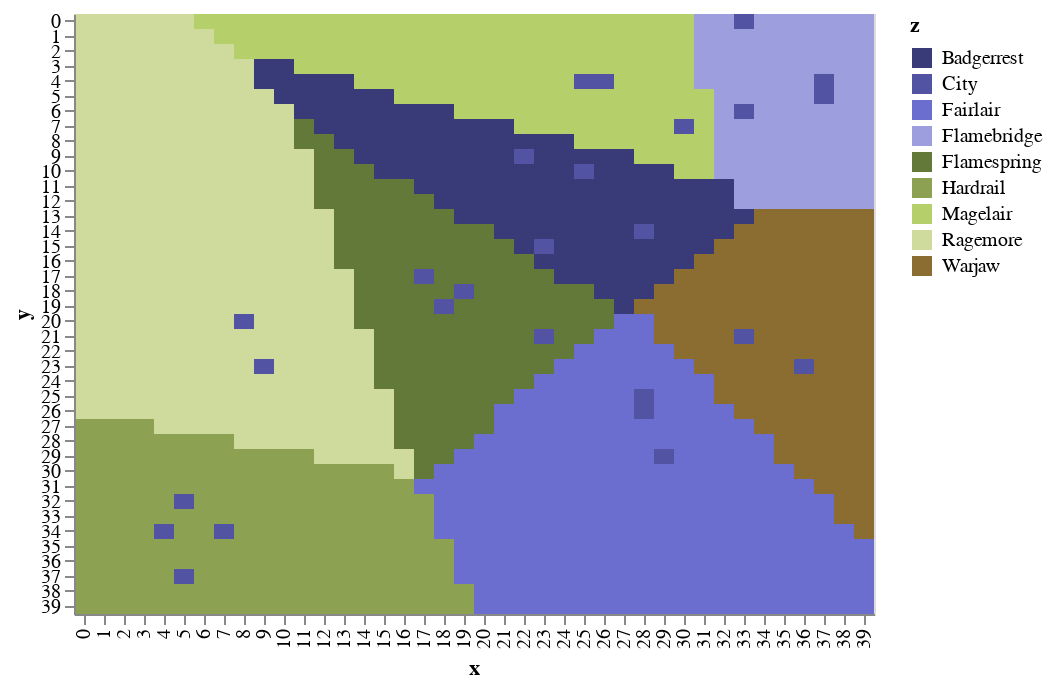

The code cell stored with this chart in its notebook:
### Code cell
draw.drawboarders(world.df_features)

### Figure 1 — Vega-Lite specification as saved in the notebook (floating-point values rounded to 4 significant figures; data arrays with more than 128 entries replaced by an {"elided": "..."} marker saying what was removed)
{"$schema": "https://vega.github.io/schema/vega-lite/v2.6.0.json", "config": {"view": {"height": 300, "width": 400}}, "data": {"name": "data-8b2307ca61468fe4b7c81b8b63779add"}, "datasets": {"data-8b2307ca61468fe4b7c81b8b63779add": {"elided": "1600 records"}}, "encoding": {"color": {"field": "z", "scale": {"scheme": "category20b"}, "type": "nominal"}, "tooltip": [{"field": "terrain", "type": "nominal"}, {"field": "feature", "type": "nominal"}, {"field": "nation", "type": "nominal"}], "x": {"field": "x", "type": "ordinal"}, "y": {"field": "y", "type": "ordinal"}}, "mark": "rect"}
